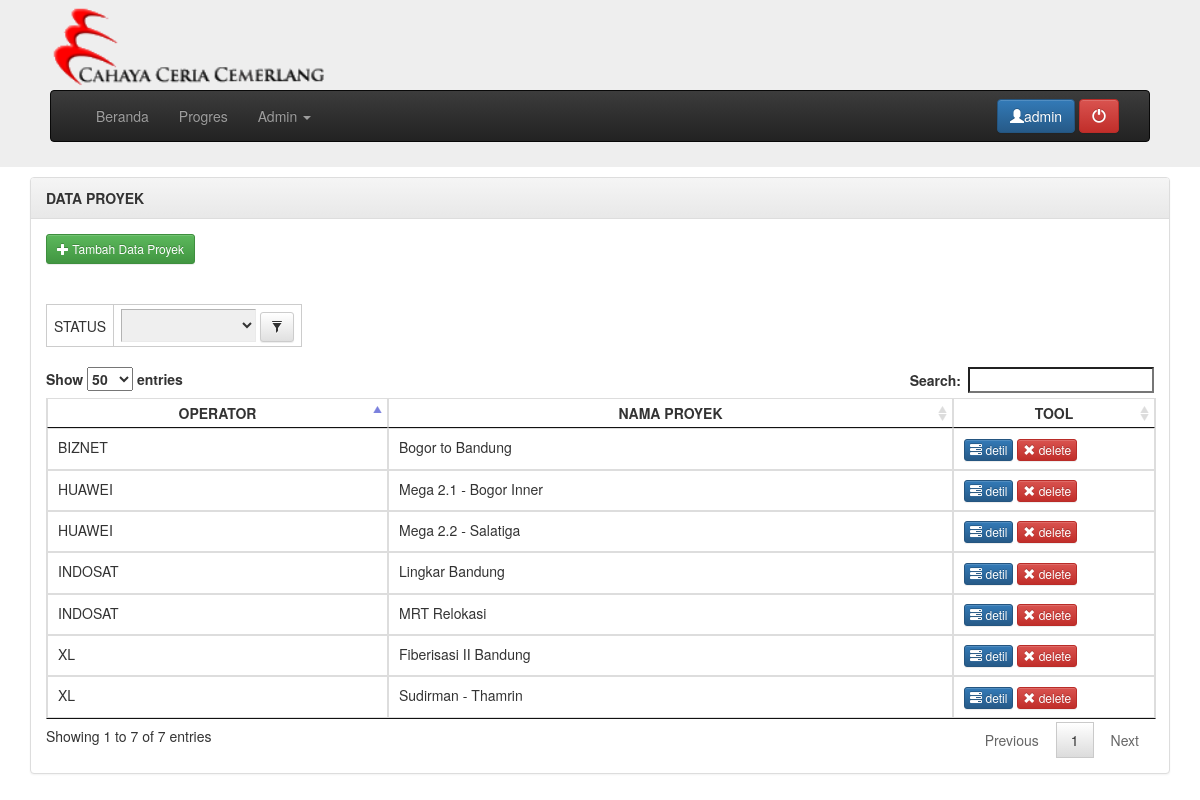
Screenshot of /index.php?mod=data_proyek (signed in) with the database file from the repository.
### tables this page shows
CREATE TABLE IF NOT EXISTS `proyek` (
`id_proyek` int(11) NOT NULL,
  `operator` varchar(255) DEFAULT NULL,
  `nama_proyek` varchar(255) DEFAULT NULL,
  `tgl_mulai` date DEFAULT NULL,
  `status` varchar(20) DEFAULT NULL,
  `tingkat_kesulitan` varchar(20) DEFAULT NULL,
  `tgl_akhir` date DEFAULT NULL
);

### data_proyek.php (the view, shortened to what this page needs)
<?php
switch ($_GET['form']) {
?>
<?php
	default:
?>
<div class="panel panel-default">
	<div class="panel-heading"><strong>DATA PROYEK</strong></div>
	<div class="panel-body">
		<button type="button" class="btn btn-success btn-sm" data-toggle="modal" data-target="#myModal">
			<span class="glyphicon glyphicon-plus"></span> Tambah Data Proyek
		</button>
		<br><br><br>
		<form action="?mod=data_proyek&act=filter" method="POST">
			<table class="form">
				<tr>
					<td class="kanan">STATUS</td>
					<td>
						<select name="status">
							<option value=""></option>
							<option value="ON PROGRESS">ON PROGRESS</option>
						</select>
						<button type="submit" class="btn btn-default btn-sm" name="act" title="filter" value="filter"><span class="glyphicon glyphicon-filter"></span></button>
					</td>
				</tr>
			</table>
		</form>
		<br>
		<table class="table table-bordered" id="example" width="100%">
			<thead>
				<th class="tengah">OPERATOR</th>
				<th class="tengah">NAMA PROYEK</th>
				<th class="tengah">TOOL</th>
			</thead>
			<tbody>
<?php
	$query = "SELECT * FROM proyek ";
	$result = mysql_query($query);
	while ($data=mysql_fetch_assoc($result)) {
?>
				<tr>
					<td><?php echo($data['operator']); ?></td>
					<td><?php echo($data['nama_proyek']); ?></td>
					<td width="180px">
						<a href="?mod=data_proyek&form=detil&id_proyek=<?php echo($data['id_proyek']); ?>" title="detil">
							<button class="btn btn-primary btn-xs"><span class="glyphicon glyphicon-tasks"></span> detil</button>
						</a>
						<a href="?mod=data_proyek&act=delete&id_proyek=<?php echo($data['id_proyek']); ?>" title="delete"
							onclick="return confirm('Konfirmasi hapus data?');">
							<button class="btn btn-danger btn-xs"><span class="glyphicon glyphicon-remove"></span> delete</button>
						</a>
					</td>
				</tr>
<?php
	}
?>
			</tbody>
		</table>
	</div>
</div>
<?php
		break;
}
?>

### css/style.css (style rules this page uses)
.tengah { text-align: center; }
.kanan { text-align: right; }
table.form td { padding:4px 7px; border: 1px solid #CCCCCC; }
table.form input, table.form select { padding: 4px 4px 5px 4px; border-top: 1px solid #b3b3b3; border-left: 1px solid #b3b3b3; border-right: 1px solid #eaeaea; border-bottom: 1px solid #eaeaea; }

### rows the page displays
proyek: operator "INDOSAT", nama_proyek "Lingkar Bandung"
proyek: operator "XL", nama_proyek "Fiberisasi II Bandung"
proyek: operator "INDOSAT", nama_proyek "MRT Relokasi"
proyek: operator "BIZNET", nama_proyek "Bogor to Bandung"
proyek: operator "HUAWEI", nama_proyek "Mega 2.1 - Bogor Inner"
proyek: operator "HUAWEI", nama_proyek "Mega 2.2 - Salatiga"
proyek: operator "XL", nama_proyek "Sudirman - Thamrin"

### other values shown
$_SESSION['nama'] "admin"
